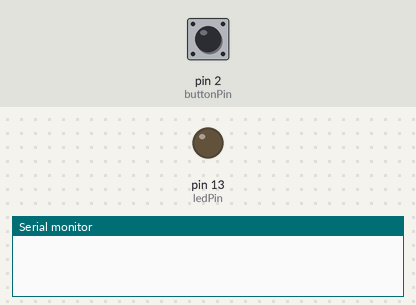
This sketch was run on a simulated Arduino Uno, built with avr-gcc and run on an emulated ATmega328P. Shown: output pins drawn as LEDs (lit = HIGH), the last lines printed to the serial monitor. Inputs (shaded band) come from the test bench; at power-on: pin 2 (buttonPin) LOW.

Above: at 1.2 s.
1.3 s: pin 2 (buttonPin) pulled HIGH for 0.15 s
At 1.47 s:
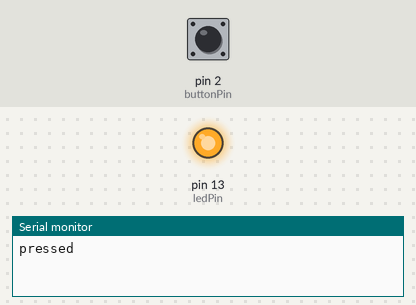
3.0 s: pin 2 (buttonPin) pulled HIGH for 3.2 s
At 6.9 s:
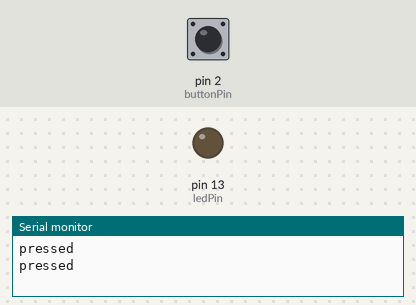
Timing chart, 0 to 8.4 s (numbered marks = the images above; inputs shaded):
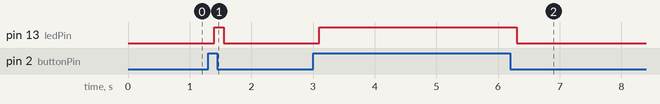

Measured:
- after the input at 1.3 s, pin 13 (ledPin): LOW → HIGH after 0.10 s, → LOW 0.15 s later
- after the input at 3.0 s, pin 13 (ledPin): LOW → HIGH after 0.10 s, → LOW 3.2 s later

The sketch:

serialArduino.ino
```cpp
// this constant won't change:
const int  buttonPin = 2;    // the pin that the pushbutton is attached to
const int ledPin = 13;       // the pin that the LED is attached to

// Variables will change:
//int buttonPushCounter = 0;   // counter for the number of button presses
int buttonState = 0;         // current state of the button
int lastButtonState = 0;     // previous state of the button

void setup() {
  // initialize the button pin as a input:
  pinMode(buttonPin, INPUT);
  // initialize the LED as an output:
  pinMode(ledPin, OUTPUT);
  // initialize serial communication:
  Serial.begin(9600);
}


void loop() {
  // read the pushbutton input pin:
  buttonState = digitalRead(buttonPin);

  // compare the buttonState to its previous state
  if (buttonState != lastButtonState) {
    // if the state has changed, increment the counter
    if (buttonState == HIGH) {
      // if the current state is HIGH then the button went from off to on:
      //buttonPushCounter++;
      //Serial.print("pressed: ");
      //Serial.println(buttonPushCounter);

      Serial.println("pressed");
    }

    // Delay a little bit to avoid bouncing
    delay(100);
  }
  // save the current state as the last state, for next time through the loop
  lastButtonState = buttonState;


  // turns on the LED every four button pushes by checking the modulo of the
  // button push counter. the modulo function gives you the remainder of the
  // division of two numbers:
  if (buttonState == HIGH) {
    digitalWrite(ledPin, HIGH);
  } else {
    digitalWrite(ledPin, LOW);
  }

}
```
